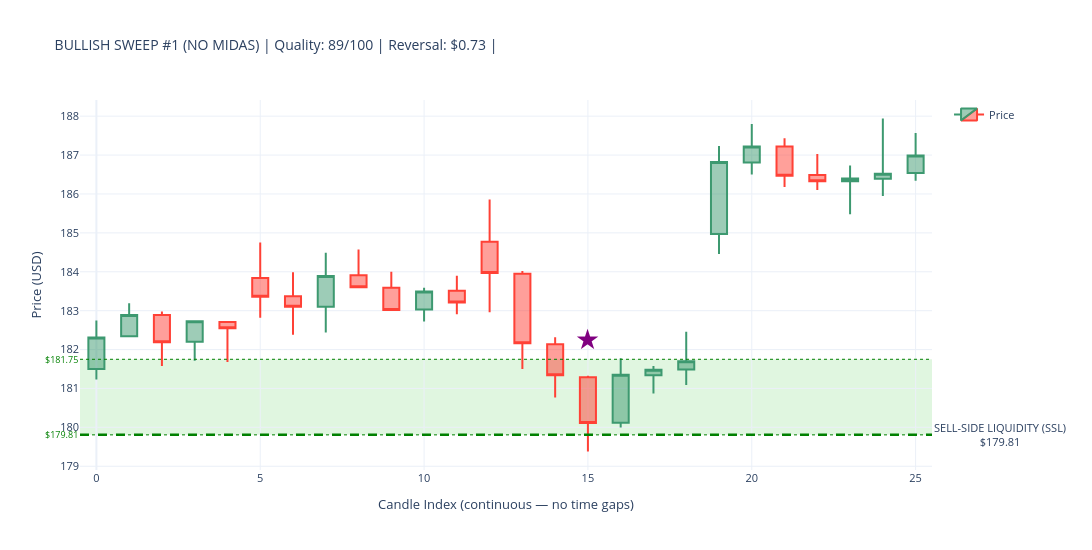
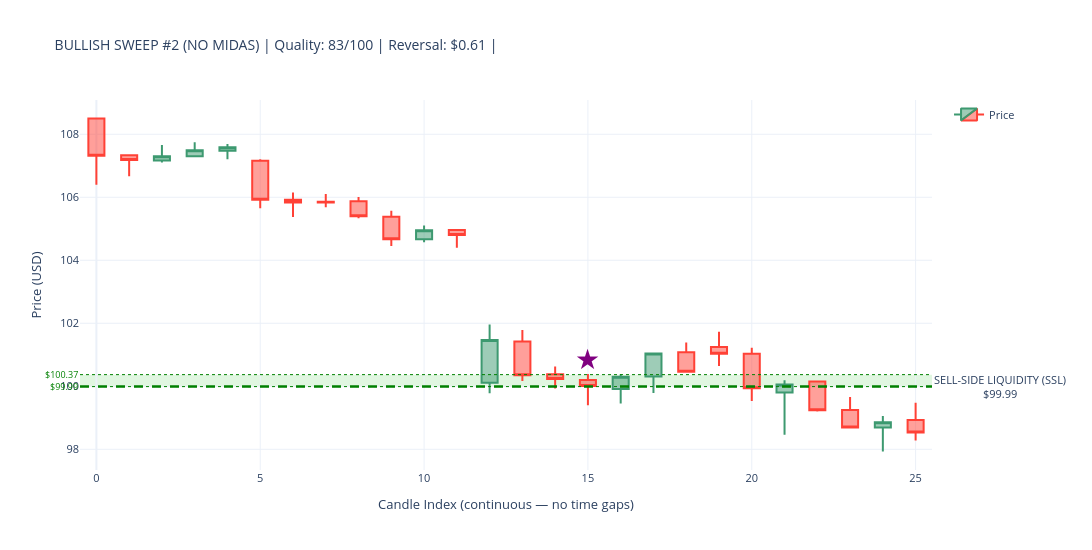
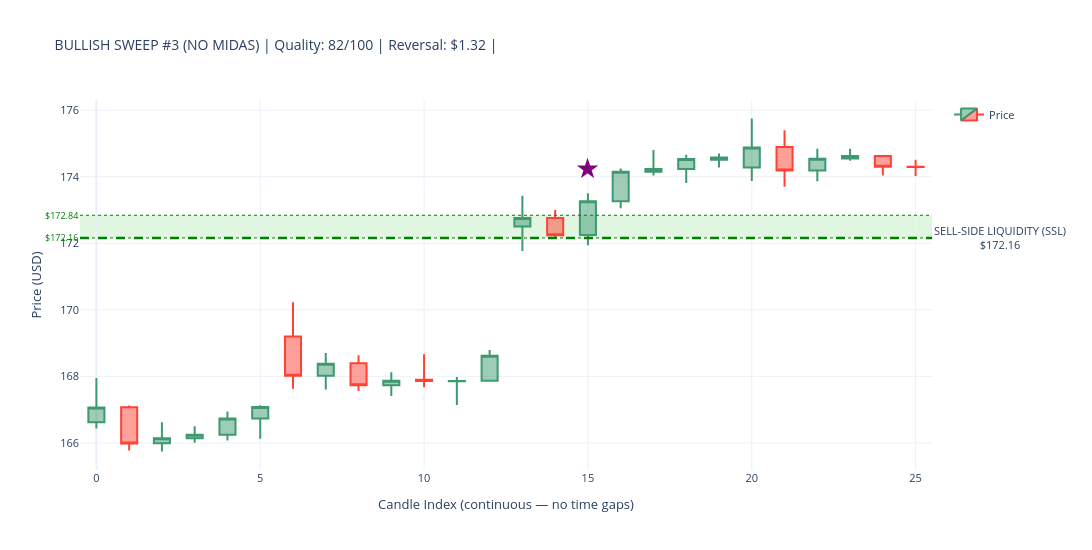
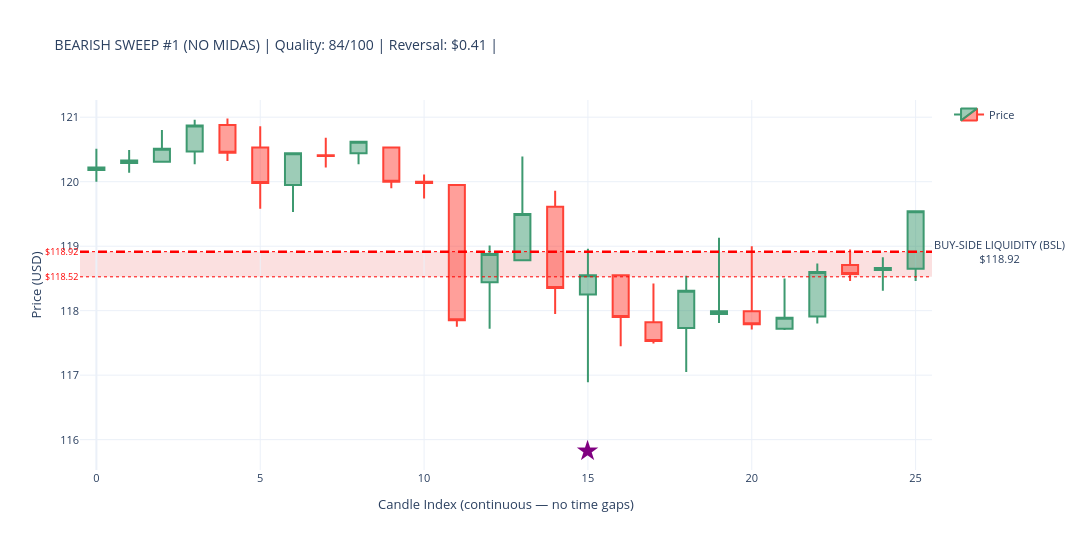

These figures' notebook cell, in order:
### Code cell
# ---------------------------------------------------------------------------
# SWEEP DETECTION CANDLESTICK VISUALIZATIONS WITH LIQUIDITY ZONES
# ---------------------------------------------------------------------------

required_vars = ['sweeps_hourly_no_midas', 'sweeps_hourly_with_midas', 'hourly_data']
missing_vars  = [v for v in required_vars if v not in globals()]

if missing_vars:
    print(f"\n⚠ WARNING: Missing variables — {missing_vars}")
    print("Please execute Part 8 first. Skipping visualization...")
else:
    print("\n✓ All required variables present. Proceeding with visualization...")

if not missing_vars:

    print("\n" + "=" * 70)
    print("VISUALIZING TOP SWEEPS — CANDLESTICK CHARTS WITH LIQUIDITY ZONES")
    print("=" * 70)

    import plotly.graph_objects as go

    price_data = hourly_data.copy()
    print(f"\n✓ Hourly data: {len(price_data)} candles")
    print(f"  Date range: {price_data['timestamp'].min().date()} → "
          f"{price_data['timestamp'].max().date()}")

    print(f"\nSweep data check:")
    print(f"  NO MIDAS  : {len(sweeps_hourly_no_midas)} total sweeps")
    if len(sweeps_hourly_no_midas) > 0:
        print(f"    Bullish : {(sweeps_hourly_no_midas['sweep_type']=='BULLISH').sum()}")
        print(f"    Bearish : {(sweeps_hourly_no_midas['sweep_type']=='BEARISH').sum()}")
    print(f"  WITH MIDAS: {len(sweeps_hourly_with_midas)} total sweeps")
    if len(sweeps_hourly_with_midas) > 0:
        print(f"    Bullish : {(sweeps_hourly_with_midas['sweep_type']=='BULLISH').sum()}")
        print(f"    Bearish : {(sweeps_hourly_with_midas['sweep_type']=='BEARISH').sum()}")


    def make_candlestick_chart_with_zones(
        price_df, sweep_timestamp, zone_level,
        zone_top, zone_bottom,
        sweep_type, chart_title
    ):
        try:
            # ── exact-hour timestamp match ────────────────────────────────────
            sweep_ts       = pd.to_datetime(sweep_timestamp)
            sweep_ts_naive = sweep_ts.tz_localize(None) if sweep_ts.tzinfo else sweep_ts
            ts_col_naive   = pd.to_datetime(price_df['timestamp']).dt.tz_localize(None)

            exact = price_df[ts_col_naive == sweep_ts_naive]
            sweep_idx = exact.index[0] if len(exact) > 0 else (
                (ts_col_naive - sweep_ts_naive).abs().idxmin()
            )

            sweep_pos = price_df.index.get_loc(sweep_idx)
            start_pos = max(0, sweep_pos - 15)
            end_pos   = min(len(price_df) - 1, sweep_pos + 10)

            subset = price_df.iloc[start_pos : end_pos + 1].copy().reset_index(drop=True)
            subset['candle_idx'] = range(len(subset))

            # FIX: build hover text as a list — Candlestick uses `text`, not `hovertemplate`
            hover_texts = [
                (f"{row['timestamp'].strftime('%Y-%m-%d %H:%M')}<br>"
                 f"O: ${row['open']:.2f}  H: ${row['high']:.2f}<br>"
                 f"L: ${row['low']:.2f}   C: ${row['close']:.2f}")
                for _, row in subset.iterrows()
            ]

            # ── candlestick ───────────────────────────────────────────────────
            fig = go.Figure(data=[go.Candlestick(
                x=subset['candle_idx'],
                open=subset['open'],  high=subset['high'],
                low=subset['low'],    close=subset['close'],
                name='Price',
                text=hover_texts,          # ← was hovertemplate (unsupported)
                hoverinfo='text',          # tell Plotly to show our text on hover
            )])

            # ── ICT-correct zone labels + actual boundaries ───────────────────
            if sweep_type == 'BULLISH':
                fill_color = 'rgba(0,180,0,0.12)'
                line_color = 'green'
                zone_label = 'SELL-SIDE LIQUIDITY (SSL)'
            else:
                fill_color = 'rgba(220,0,0,0.12)'
                line_color = 'red'
                zone_label = 'BUY-SIDE LIQUIDITY (BSL)'

            fig.add_hrect(
                y0=zone_bottom, y1=zone_top,
                fillcolor=fill_color, opacity=1.0,
                layer='below', line_width=0,
            )
            fig.add_hline(
                y=zone_level,
                line_width=2.5, line_dash='dash', line_color=line_color,
                annotation_text=f'{zone_label}<br>${zone_level:.2f}',
                annotation_position='right',
                annotation=dict(font_size=11, bgcolor='rgba(255,255,255,0.85)')
            )
            for y_val in [zone_top, zone_bottom]:
                fig.add_hline(
                    y=y_val, line_width=1, line_dash='dot', line_color=line_color,
                    annotation_text=f'${y_val:.2f}', annotation_position='left',
                    annotation=dict(font_size=9, font_color=line_color)
                )

            # ── sweep marker ──────────────────────────────────────────────────
            sweep_subset_pos = sweep_pos - start_pos
            if 0 <= sweep_subset_pos < len(subset):
                row_c = subset.iloc[sweep_subset_pos]
                cr    = row_c['high'] - row_c['low']
                arrow_y = (row_c['high'] + cr * 0.5 if sweep_type == 'BULLISH'
                           else row_c['low'] - cr * 0.5)
                fig.add_annotation(
                    x=row_c['candle_idx'], y=arrow_y,
                    text='★', showarrow=False,
                    font=dict(size=28, color='purple'),
                    xanchor='center'
                )

            fig.update_layout(
                title=dict(text=chart_title, font=dict(size=14)),
                yaxis_title='Price (USD)',
                xaxis_title='Candle Index (continuous — no time gaps)',
                template='plotly_white',
                height=550, width=1150,
                hovermode='x unified',
                xaxis_rangeslider_visible=False,
                xaxis=dict(type='linear'),
                showlegend=True,
                font=dict(size=11),
                margin=dict(l=80, r=160, t=100, b=80),
            )
            return fig

        except Exception as e:
            print(f"      ✗ Error ({type(e).__name__}): {e}")
            return None


    def plot_sweep_set(sweeps_df, label):
        if sweeps_df.empty:
            print(f"\n✗ No sweeps in {label} dataset")
            return

        print(f"\n{'=' * 70}")
        print(f"{label} SWEEPS WITH LIQUIDITY ZONES")
        print('=' * 70)

        for sweep_type, side_label in [
            ('BULLISH', 'SSL Raids (demand zone sweeps — bullish reversal)'),
            ('BEARISH', 'BSL Raids (supply zone sweeps — bearish reversal)'),
        ]:
            subset = (
                sweeps_df[sweeps_df['sweep_type'] == sweep_type]
                .nlargest(3, 'sweep_quality_score')
            )
            print(f"\n{side_label}  ({len(subset)} shown):")

            for i, (_, row) in enumerate(subset.iterrows(), 1):
                z_top = float(row.get('zone_top',    row['zone_level'] * 1.005))
                z_bot = float(row.get('zone_bottom', row['zone_level'] * 0.995))

                title = (
                    f"{sweep_type} SWEEP #{i} ({label}) | "
                    f"Quality: {row['sweep_quality_score']:.0f}/100 | "
                    f"Reversal: ${row['reversal_distance']:.2f} | "
                )
                print(f"  {i}. {row['timestamp']}  zone=${row['zone_level']:.2f}")

                fig = make_candlestick_chart_with_zones(
                    price_data,
                    sweep_timestamp = row['timestamp'],
                    zone_level      = row['zone_level'],
                    zone_top        = z_top,
                    zone_bottom     = z_bot,
                    sweep_type      = sweep_type,
                    chart_title     = title,
                )
                if fig:
                    fig.show()
                else:
                    print("      → Could not create chart")


    plot_sweep_set(sweeps_hourly_no_midas,   'NO MIDAS')
    plot_sweep_set(sweeps_hourly_with_midas, 'WITH MIDAS')

    print("\n" + "=" * 70)
    print("✓ LIQUIDITY ZONE SWEEP VISUALIZATION COMPLETE")
    print("=" * 70)
    print("\nVISUAL LEGEND:")
    print("  🟢 GREEN ZONE : Demand zone — SSL raid (BULLISH sweep, reversal up)")
    print("  🔴 RED ZONE   : Supply zone — BSL raid (BEARISH sweep, reversal down)")
    print("  ★ Star        : Exact sweep detection candle")
    print("  - - Dashed    : Zone midline (zone_level)")
    print("  ··· Dotted    : Actual zone top / bottom boundaries")

### Figure 1 — Plotly figure (JSON) as saved in the notebook; plotly's stock layout.template omitted (floating-point values rounded to 4 significant figures)
{"data": [{"close": [182.3, 182.9, 182.2, 182.7, 182.6, 183.4, 183.1, 183.9, 183.6, 183.0, 183.5, 183.2, 184.0, 182.2, 181.3, 180.1, 181.3, 181.5, 181.7, 186.8, 187.2, 186.5, 186.3, 186.4, 186.5, 187.0], "high": [182.8, 183.2, 183.0, 182.7, 182.7, 184.8, 184.0, 184.5, 184.6, 184, 183.6, 183.9, 185.9, 184.0, 182.3, 181.3, 181.8, 181.6, 182.5, 187.2, 187.8, 187.4, 187.0, 186.7, 187.9, 187.6], "hoverinfo": "text", "low": [181.2, 182.3, 181.6, 181.7, 181.7, 182.8, 182.4, 182.4, 183.6, 183.0, 182.7, 182.9, 183.0, 181.5, 180.8, 179.4, 180, 180.9, 181.1, 184.5, 186.5, 186.2, 186.1, 185.5, 185.9, 186.3], "name": "Price", "open": [181.5, 182.3, 182.9, 182.2, 182.7, 183.8, 183.4, 183.1, 183.9, 183.6, 183.0, 183.5, 184.8, 183.9, 182.1, 181.3, 180.1, 181.3, 181.5, 185.0, 186.8, 187.2, 186.5, 186.3, 186.4, 186.5], "text": ["2024-07-26 11:30<br>O: $181.50  H: $182.75<br>L: $181.23   C: $182.31", "2024-07-26 12:30<br>O: $182.34  H: $183.19<br>L: $182.33   C: $182.89", "2024-07-26 13:30<br>O: $182.89  H: $182.98<br>L: $181.58   C: $182.19", "2024-07-26 14:30<br>O: $182.20  H: $182.73<br>L: $181.71   C: $182.73", "2024-07-26 15:30<br>O: $182.71  H: $182.72<br>L: $181.68   C: $182.55", "2024-07-29 09:30<br>O: $183.84  H: $184.75<br>L: $182.82   C: $183.36", "2024-07-29 10:30<br>O: $183.37  H: $183.99<br>L: $182.38   C: $183.10", "2024-07-29 11:30<br>O: $183.10  H: $184.49<br>L: $182.44   C: $183.89", "2024-07-29 12:30<br>O: $183.91  H: $184.57<br>L: $183.60   C: $183.60", "2024-07-29 13:30<br>O: $183.59  H: $184.00<br>L: $182.99   C: $183.02", "2024-07-29 14:30<br>O: $183.03  H: $183.59<br>L: $182.72   C: $183.49", "2024-07-29 15:30<br>O: $183.51  H: $183.90<br>L: $182.91   C: $183.21", "2024-07-30 09:30<br>O: $184.77  H: $185.86<br>L: $182.96   C: $183.97", "2024-07-30 10:30<br>O: $183.95  H: $184.02<br>L: $181.50   C: $182.16", "2024-07-30 11:30<br>O: $182.14  H: $182.32<br>L: $180.77   C: $181.34", "2024-07-30 12:30<br>O: $181.29  H: $181.33<br>L: $179.38   C: $180.11", "2024-07-30 13:30<br>O: $180.12  H: $181.78<br>L: $180.00   C: $181.35", "2024-07-30 14:30<br>O: $181.34  H: $181.58<br>L: $180.87   C: $181.48", "2024-07-30 15:30<br>O: $181.49  H: $182.46<br>L: $181.09   C: $181.70", "2024-07-31 09:30<br>O: $184.97  H: $187.23<br>L: $184.46   C: $186.82", "2024-07-31 10:30<br>O: $186.81  H: $187.80<br>L: $186.50   C: $187.22", "2024-07-31 11:30<br>O: $187.22  H: $187.43<br>L: $186.18   C: $186.47", "2024-07-31 12:30<br>O: $186.49  H: $187.03<br>L: $186.10   C: $186.33", "2024-07-31 13:30<br>O: $186.33  H: $186.73<br>L: $185.48   C: $186.40", "2024-07-31 14:30<br>O: $186.39  H: $187.94<br>L: $185.95   C: $186.52", "2024-07-31 15:30<br>O: $186.54  H: $187.57<br>L: $186.34   C: $186.99"], "type": "candlestick", "x": [0, 1, 2, 3, 4, 5, 6, 7, 8, 9, 10, 11, 12, 13, 14, 15, 16, 17, 18, 19, 20, 21, 22, 23, 24, 25]}], "layout": {"annotations": [{"bgcolor": "rgba(255,255,255,0.85)", "font": {"size": 11}, "showarrow": false, "text": "SELL-SIDE LIQUIDITY (SSL)<br>$179.81", "x": 1, "xanchor": "left", "xref": "x domain", "y": 179.8, "yanchor": "middle", "yref": "y"}, {"font": {"color": "green", "size": 9}, "showarrow": false, "text": "$181.75", "x": 0, "xanchor": "right", "xref": "x domain", "y": 181.8, "yanchor": "middle", "yref": "y"}, {"font": {"color": "green", "size": 9}, "showarrow": false, "text": "$179.81", "x": 0, "xanchor": "right", "xref": "x domain", "y": 179.8, "yanchor": "middle", "yref": "y"}, {"font": {"color": "purple", "size": 28}, "showarrow": false, "text": "★", "x": 15, "xanchor": "center", "y": 182.3}], "font": {"size": 11}, "height": 550, "hovermode": "x unified", "margin": {"b": 80, "l": 80, "r": 160, "t": 100}, "shapes": [{"fillcolor": "rgba(0,180,0,0.12)", "layer": "below", "line": {"width": 0}, "opacity": 1, "type": "rect", "x0": 0, "x1": 1, "xref": "x domain", "y0": 179.8, "y1": 181.8, "yref": "y"}, {"line": {"color": "green", "dash": "dash", "width": 2.5}, "type": "line", "x0": 0, "x1": 1, "xref": "x domain", "y0": 179.8, "y1": 179.8, "yref": "y"}, {"line": {"color": "green", "dash": "dot", "width": 1}, "type": "line", "x0": 0, "x1": 1, "xref": "x domain", "y0": 181.8, "y1": 181.8, "yref": "y"}, {"line": {"color": "green", "dash": "dot", "width": 1}, "type": "line", "x0": 0, "x1": 1, "xref": "x domain", "y0": 179.8, "y1": 179.8, "yref": "y"}], "showlegend": true, "title": {"font": {"size": 14}, "text": "BULLISH SWEEP #1 (NO MIDAS) | Quality: 89/100 | Reversal: $0.73 | "}, "width": 1150, "xaxis": {"rangeslider": {"visible": false}, "title": {"text": "Candle Index (continuous — no time gaps)"}, "type": "linear"}, "yaxis": {"title": {"text": "Price (USD)"}}}}

### Figure 2 — Plotly figure (JSON) as saved in the notebook; plotly's stock layout.template omitted (floating-point values rounded to 4 significant figures)
{"data": [{"close": [107.3, 107.2, 107.3, 107.5, 107.6, 105.9, 105.8, 105.8, 105.4, 104.7, 105.0, 104.8, 101.5, 100.3, 100.2, 100.0, 100.3, 101.0, 100.5, 101.0, 99.94, 100.1, 99.24, 98.69, 98.86, 98.53], "high": [108.5, 107.3, 107.7, 107.8, 107.7, 107.2, 106.2, 106.1, 106.0, 105.6, 105.1, 105.0, 102.0, 101.8, 100.6, 100.4, 100.4, 101.0, 101.4, 101.7, 101.2, 100.2, 100.2, 99.66, 99.06, 99.48], "hoverinfo": "text", "low": [106.4, 106.7, 107.1, 107.3, 107.2, 105.7, 105.4, 105.7, 105.3, 104.5, 104.6, 104.4, 99.78, 100.2, 99.93, 99.4, 99.45, 99.79, 100.5, 100.6, 99.53, 98.46, 99.2, 98.66, 97.93, 98.28], "name": "Price", "open": [108.5, 107.3, 107.2, 107.3, 107.5, 107.2, 105.9, 105.9, 105.9, 105.4, 104.7, 105.0, 100.1, 101.4, 100.4, 100.2, 99.91, 100.3, 101.1, 101.2, 101.0, 99.8, 100.2, 99.25, 98.69, 98.93], "text": ["2020-02-20 11:00<br>O: $108.50  H: $108.50<br>L: $106.40   C: $107.32", "2020-02-20 12:00<br>O: $107.33  H: $107.33<br>L: $106.67   C: $107.18", "2020-02-20 13:00<br>O: $107.17  H: $107.66<br>L: $107.10   C: $107.30", "2020-02-20 14:00<br>O: $107.30  H: $107.75<br>L: $107.30   C: $107.49", "2020-02-20 15:00<br>O: $107.48  H: $107.69<br>L: $107.21   C: $107.59", "2020-02-21 09:00<br>O: $107.16  H: $107.21<br>L: $105.65   C: $105.92", "2020-02-21 10:00<br>O: $105.92  H: $106.15<br>L: $105.37   C: $105.83", "2020-02-21 11:00<br>O: $105.86  H: $106.10<br>L: $105.68   C: $105.83", "2020-02-21 12:00<br>O: $105.87  H: $106.01<br>L: $105.33   C: $105.40", "2020-02-21 13:00<br>O: $105.38  H: $105.57<br>L: $104.45   C: $104.67", "2020-02-21 14:00<br>O: $104.67  H: $105.10<br>L: $104.57   C: $104.95", "2020-02-21 15:00<br>O: $104.96  H: $104.98<br>L: $104.40   C: $104.80", "2020-02-24 09:00<br>O: $100.11  H: $101.96<br>L: $99.78   C: $101.47", "2020-02-24 10:00<br>O: $101.42  H: $101.79<br>L: $100.17   C: $100.35", "2020-02-24 11:00<br>O: $100.38  H: $100.63<br>L: $99.93   C: $100.23", "2020-02-24 12:00<br>O: $100.20  H: $100.39<br>L: $99.40   C: $100.01", "2020-02-24 13:00<br>O: $99.91  H: $100.38<br>L: $99.45   C: $100.30", "2020-02-24 14:00<br>O: $100.31  H: $101.05<br>L: $99.79   C: $101.04", "2020-02-24 15:00<br>O: $101.08  H: $101.39<br>L: $100.46   C: $100.46", "2020-02-25 09:00<br>O: $101.25  H: $101.73<br>L: $100.64   C: $101.03", "2020-02-25 10:00<br>O: $101.03  H: $101.22<br>L: $99.53   C: $99.94", "2020-02-25 11:00<br>O: $99.80  H: $100.19<br>L: $98.46   C: $100.06", "2020-02-25 12:00<br>O: $100.15  H: $100.18<br>L: $99.20   C: $99.24", "2020-02-25 13:00<br>O: $99.25  H: $99.66<br>L: $98.66   C: $98.69", "2020-02-25 14:00<br>O: $98.69  H: $99.06<br>L: $97.93   C: $98.86", "2020-02-25 15:00<br>O: $98.93  H: $99.48<br>L: $98.28   C: $98.53"], "type": "candlestick", "x": [0, 1, 2, 3, 4, 5, 6, 7, 8, 9, 10, 11, 12, 13, 14, 15, 16, 17, 18, 19, 20, 21, 22, 23, 24, 25]}], "layout": {"annotations": [{"bgcolor": "rgba(255,255,255,0.85)", "font": {"size": 11}, "showarrow": false, "text": "SELL-SIDE LIQUIDITY (SSL)<br>$99.99", "x": 1, "xanchor": "left", "xref": "x domain", "y": 99.99, "yanchor": "middle", "yref": "y"}, {"font": {"color": "green", "size": 9}, "showarrow": false, "text": "$100.37", "x": 0, "xanchor": "right", "xref": "x domain", "y": 100.4, "yanchor": "middle", "yref": "y"}, {"font": {"color": "green", "size": 9}, "showarrow": false, "text": "$99.99", "x": 0, "xanchor": "right", "xref": "x domain", "y": 99.99, "yanchor": "middle", "yref": "y"}, {"font": {"color": "purple", "size": 28}, "showarrow": false, "text": "★", "x": 15, "xanchor": "center", "y": 100.9}], "font": {"size": 11}, "height": 550, "hovermode": "x unified", "margin": {"b": 80, "l": 80, "r": 160, "t": 100}, "shapes": [{"fillcolor": "rgba(0,180,0,0.12)", "layer": "below", "line": {"width": 0}, "opacity": 1, "type": "rect", "x0": 0, "x1": 1, "xref": "x domain", "y0": 99.99, "y1": 100.4, "yref": "y"}, {"line": {"color": "green", "dash": "dash", "width": 2.5}, "type": "line", "x0": 0, "x1": 1, "xref": "x domain", "y0": 99.99, "y1": 99.99, "yref": "y"}, {"line": {"color": "green", "dash": "dot", "width": 1}, "type": "line", "x0": 0, "x1": 1, "xref": "x domain", "y0": 100.4, "y1": 100.4, "yref": "y"}, {"line": {"color": "green", "dash": "dot", "width": 1}, "type": "line", "x0": 0, "x1": 1, "xref": "x domain", "y0": 99.99, "y1": 99.99, "yref": "y"}], "showlegend": true, "title": {"font": {"size": 14}, "text": "BULLISH SWEEP #2 (NO MIDAS) | Quality: 83/100 | Reversal: $0.61 | "}, "width": 1150, "xaxis": {"rangeslider": {"visible": false}, "title": {"text": "Candle Index (continuous — no time gaps)"}, "type": "linear"}, "yaxis": {"title": {"text": "Price (USD)"}}}}

### Figure 3 — Plotly figure (JSON) as saved in the notebook; plotly's stock layout.template omitted (floating-point values rounded to 4 significant figures)
{"data": [{"close": [167.1, 166.0, 166.1, 166.2, 166.7, 167.1, 168.0, 168.4, 167.7, 167.9, 167.9, 167.9, 168.6, 172.8, 172.2, 173.3, 174.2, 174.2, 174.5, 174.6, 174.9, 174.2, 174.5, 174.6, 174.3, 174.3], "high": [167.9, 167.1, 166.6, 166.5, 166.9, 167.1, 170.2, 168.7, 168.6, 168.1, 168.7, 168.0, 168.8, 173.4, 173, 173.5, 174.2, 174.8, 174.7, 174.7, 175.8, 175.4, 174.8, 174.8, 174.6, 174.5], "hoverinfo": "text", "low": [166.4, 165.8, 165.7, 166, 166.1, 166.1, 167.6, 167.6, 167.6, 167.4, 167.7, 167.1, 167.9, 171.8, 172.2, 171.9, 173.1, 174.0, 173.8, 174.3, 173.9, 173.7, 173.9, 174.5, 174.0, 174.0], "name": "Price", "open": [166.6, 167.1, 166.0, 166.1, 166.2, 166.7, 169.2, 168.0, 168.4, 167.7, 167.9, 167.8, 167.9, 172.5, 172.8, 172.2, 173.3, 174.2, 174.2, 174.5, 174.3, 174.9, 174.2, 174.6, 174.6, 174.3], "text": ["2024-02-20 10:30<br>O: $166.62  H: $167.95<br>L: $166.43   C: $167.06", "2024-02-20 11:30<br>O: $167.07  H: $167.12<br>L: $165.77   C: $165.98", "2024-02-20 12:30<br>O: $165.99  H: $166.62<br>L: $165.74   C: $166.14", "2024-02-20 13:30<br>O: $166.14  H: $166.50<br>L: $166.00   C: $166.24", "2024-02-20 14:30<br>O: $166.24  H: $166.94<br>L: $166.07   C: $166.73", "2024-02-20 15:30<br>O: $166.73  H: $167.13<br>L: $166.12   C: $167.08", "2024-02-21 09:30<br>O: $169.20  H: $170.23<br>L: $167.63   C: $168.02", "2024-02-21 10:30<br>O: $168.02  H: $168.70<br>L: $167.60   C: $168.38", "2024-02-21 11:30<br>O: $168.39  H: $168.63<br>L: $167.56   C: $167.73", "2024-02-21 12:30<br>O: $167.73  H: $168.12<br>L: $167.41   C: $167.87", "2024-02-21 13:30<br>O: $167.90  H: $168.66<br>L: $167.67   C: $167.86", "2024-02-21 14:30<br>O: $167.85  H: $167.98<br>L: $167.14   C: $167.86", "2024-02-21 15:30<br>O: $167.87  H: $168.79<br>L: $167.87   C: $168.62", "2024-02-22 09:30<br>O: $172.50  H: $173.43<br>L: $171.77   C: $172.76", "2024-02-22 10:30<br>O: $172.76  H: $173.00<br>L: $172.16   C: $172.24", "2024-02-22 11:30<br>O: $172.25  H: $173.50<br>L: $171.94   C: $173.26", "2024-02-22 12:30<br>O: $173.26  H: $174.25<br>L: $173.05   C: $174.15", "2024-02-22 13:30<br>O: $174.15  H: $174.80<br>L: $174.04   C: $174.23", "2024-02-22 14:30<br>O: $174.23  H: $174.66<br>L: $173.81   C: $174.53", "2024-02-22 15:30<br>O: $174.51  H: $174.70<br>L: $174.28   C: $174.58", "2024-02-23 09:30<br>O: $174.28  H: $175.75<br>L: $173.87   C: $174.88", "2024-02-23 10:30<br>O: $174.89  H: $175.40<br>L: $173.70   C: $174.19", "2024-02-23 11:30<br>O: $174.19  H: $174.84<br>L: $173.86   C: $174.54", "2024-02-23 12:30<br>O: $174.55  H: $174.84<br>L: $174.48   C: $174.62", "2024-02-23 13:30<br>O: $174.62  H: $174.63<br>L: $174.04   C: $174.30", "2024-02-23 14:30<br>O: $174.30  H: $174.51<br>L: $174.02   C: $174.29"], "type": "candlestick", "x": [0, 1, 2, 3, 4, 5, 6, 7, 8, 9, 10, 11, 12, 13, 14, 15, 16, 17, 18, 19, 20, 21, 22, 23, 24, 25]}], "layout": {"annotations": [{"bgcolor": "rgba(255,255,255,0.85)", "font": {"size": 11}, "showarrow": false, "text": "SELL-SIDE LIQUIDITY (SSL)<br>$172.16", "x": 1, "xanchor": "left", "xref": "x domain", "y": 172.2, "yanchor": "middle", "yref": "y"}, {"font": {"color": "green", "size": 9}, "showarrow": false, "text": "$172.84", "x": 0, "xanchor": "right", "xref": "x domain", "y": 172.8, "yanchor": "middle", "yref": "y"}, {"font": {"color": "green", "size": 9}, "showarrow": false, "text": "$172.16", "x": 0, "xanchor": "right", "xref": "x domain", "y": 172.2, "yanchor": "middle", "yref": "y"}, {"font": {"color": "purple", "size": 28}, "showarrow": false, "text": "★", "x": 15, "xanchor": "center", "y": 174.3}], "font": {"size": 11}, "height": 550, "hovermode": "x unified", "margin": {"b": 80, "l": 80, "r": 160, "t": 100}, "shapes": [{"fillcolor": "rgba(0,180,0,0.12)", "layer": "below", "line": {"width": 0}, "opacity": 1, "type": "rect", "x0": 0, "x1": 1, "xref": "x domain", "y0": 172.2, "y1": 172.8, "yref": "y"}, {"line": {"color": "green", "dash": "dash", "width": 2.5}, "type": "line", "x0": 0, "x1": 1, "xref": "x domain", "y0": 172.2, "y1": 172.2, "yref": "y"}, {"line": {"color": "green", "dash": "dot", "width": 1}, "type": "line", "x0": 0, "x1": 1, "xref": "x domain", "y0": 172.8, "y1": 172.8, "yref": "y"}, {"line": {"color": "green", "dash": "dot", "width": 1}, "type": "line", "x0": 0, "x1": 1, "xref": "x domain", "y0": 172.2, "y1": 172.2, "yref": "y"}], "showlegend": true, "title": {"font": {"size": 14}, "text": "BULLISH SWEEP #3 (NO MIDAS) | Quality: 82/100 | Reversal: $1.32 | "}, "width": 1150, "xaxis": {"rangeslider": {"visible": false}, "title": {"text": "Candle Index (continuous — no time gaps)"}, "type": "linear"}, "yaxis": {"title": {"text": "Price (USD)"}}}}

### Figure 4 — Plotly figure (JSON) as saved in the notebook; plotly's stock layout.template omitted (floating-point values rounded to 4 significant figures)
{"data": [{"close": [120.2, 120.3, 120.5, 120.9, 120.5, 120.0, 120.4, 120.4, 120.6, 120, 120.0, 117.8, 118.9, 119.5, 118.3, 118.5, 117.9, 117.5, 118.3, 118.0, 117.8, 117.9, 118.6, 118.6, 118.7, 119.5], "high": [120.5, 120.5, 120.8, 121.0, 121.0, 120.9, 120.4, 120.7, 120.6, 120.5, 120.1, 120.0, 119.0, 120.4, 119.9, 119.0, 118.5, 118.4, 118.5, 119.1, 119, 118.5, 118.7, 119.0, 118.8, 119.5], "hoverinfo": "text", "low": [120, 120.1, 120.3, 120.3, 120.3, 119.6, 119.5, 120.2, 120.3, 119.9, 119.7, 117.8, 117.7, 118.8, 118.0, 116.9, 117.5, 117.5, 117.0, 117.8, 117.7, 117.7, 117.8, 118.5, 118.3, 118.5], "name": "Price", "open": [120.2, 120.3, 120.3, 120.5, 120.9, 120.5, 120.0, 120.4, 120.4, 120.5, 120, 120.0, 118.4, 118.8, 119.6, 118.2, 118.5, 117.8, 117.7, 118.0, 118.0, 117.7, 117.9, 118.7, 118.6, 118.7], "text": ["2020-05-11 11:00<br>O: $120.18  H: $120.51<br>L: $120.00   C: $120.22", "2020-05-11 12:00<br>O: $120.29  H: $120.49<br>L: $120.14   C: $120.33", "2020-05-11 13:00<br>O: $120.31  H: $120.80<br>L: $120.31   C: $120.51", "2020-05-11 14:00<br>O: $120.47  H: $120.96<br>L: $120.27   C: $120.87", "2020-05-11 15:00<br>O: $120.88  H: $120.98<br>L: $120.32   C: $120.45", "2020-05-12 09:00<br>O: $120.53  H: $120.86<br>L: $119.58   C: $119.98", "2020-05-12 10:00<br>O: $119.95  H: $120.44<br>L: $119.53   C: $120.44", "2020-05-12 11:00<br>O: $120.41  H: $120.68<br>L: $120.22   C: $120.40", "2020-05-12 12:00<br>O: $120.44  H: $120.63<br>L: $120.27   C: $120.62", "2020-05-12 13:00<br>O: $120.53  H: $120.54<br>L: $119.90   C: $120.00", "2020-05-12 14:00<br>O: $120.00  H: $120.11<br>L: $119.74   C: $119.98", "2020-05-12 15:00<br>O: $119.95  H: $119.95<br>L: $117.75   C: $117.85", "2020-05-13 09:00<br>O: $118.44  H: $119.01<br>L: $117.72   C: $118.88", "2020-05-13 10:00<br>O: $118.78  H: $120.39<br>L: $118.78   C: $119.50", "2020-05-13 11:00<br>O: $119.61  H: $119.86<br>L: $117.95   C: $118.35", "2020-05-13 12:00<br>O: $118.25  H: $118.96<br>L: $116.89   C: $118.55", "2020-05-13 13:00<br>O: $118.55  H: $118.55<br>L: $117.45   C: $117.90", "2020-05-13 14:00<br>O: $117.82  H: $118.42<br>L: $117.49   C: $117.53", "2020-05-13 15:00<br>O: $117.73  H: $118.54<br>L: $117.05   C: $118.31", "2020-05-14 09:00<br>O: $117.95  H: $119.13<br>L: $117.81   C: $117.99", "2020-05-14 10:00<br>O: $117.99  H: $119.00<br>L: $117.71   C: $117.79", "2020-05-14 11:00<br>O: $117.72  H: $118.50<br>L: $117.70   C: $117.89", "2020-05-14 12:00<br>O: $117.91  H: $118.73<br>L: $117.80   C: $118.60", "2020-05-14 13:00<br>O: $118.71  H: $118.95<br>L: $118.46   C: $118.57", "2020-05-14 14:00<br>O: $118.63  H: $118.83<br>L: $118.31   C: $118.66", "2020-05-14 15:00<br>O: $118.65  H: $119.54<br>L: $118.46   C: $119.54"], "type": "candlestick", "x": [0, 1, 2, 3, 4, 5, 6, 7, 8, 9, 10, 11, 12, 13, 14, 15, 16, 17, 18, 19, 20, 21, 22, 23, 24, 25]}], "layout": {"annotations": [{"bgcolor": "rgba(255,255,255,0.85)", "font": {"size": 11}, "showarrow": false, "text": "BUY-SIDE LIQUIDITY (BSL)<br>$118.92", "x": 1, "xanchor": "left", "xref": "x domain", "y": 118.9, "yanchor": "middle", "yref": "y"}, {"font": {"color": "red", "size": 9}, "showarrow": false, "text": "$118.92", "x": 0, "xanchor": "right", "xref": "x domain", "y": 118.9, "yanchor": "middle", "yref": "y"}, {"font": {"color": "red", "size": 9}, "showarrow": false, "text": "$118.52", "x": 0, "xanchor": "right", "xref": "x domain", "y": 118.5, "yanchor": "middle", "yref": "y"}, {"font": {"color": "purple", "size": 28}, "showarrow": false, "text": "★", "x": 15, "xanchor": "center", "y": 115.9}], "font": {"size": 11}, "height": 550, "hovermode": "x unified", "margin": {"b": 80, "l": 80, "r": 160, "t": 100}, "shapes": [{"fillcolor": "rgba(220,0,0,0.12)", "layer": "below", "line": {"width": 0}, "opacity": 1, "type": "rect", "x0": 0, "x1": 1, "xref": "x domain", "y0": 118.5, "y1": 118.9, "yref": "y"}, {"line": {"color": "red", "dash": "dash", "width": 2.5}, "type": "line", "x0": 0, "x1": 1, "xref": "x domain", "y0": 118.9, "y1": 118.9, "yref": "y"}, {"line": {"color": "red", "dash": "dot", "width": 1}, "type": "line", "x0": 0, "x1": 1, "xref": "x domain", "y0": 118.9, "y1": 118.9, "yref": "y"}, {"line": {"color": "red", "dash": "dot", "width": 1}, "type": "line", "x0": 0, "x1": 1, "xref": "x domain", "y0": 118.5, "y1": 118.5, "yref": "y"}], "showlegend": true, "title": {"font": {"size": 14}, "text": "BEARISH SWEEP #1 (NO MIDAS) | Quality: 84/100 | Reversal: $0.41 | "}, "width": 1150, "xaxis": {"rangeslider": {"visible": false}, "title": {"text": "Candle Index (continuous — no time gaps)"}, "type": "linear"}, "yaxis": {"title": {"text": "Price (USD)"}}}}
